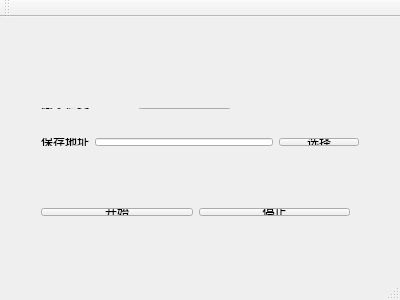
<?xml version="1.0" encoding="UTF-8"?>
<ui version="4.0">
 <class>MainWindow</class>
 <widget class="QMainWindow" name="MainWindow">
  <property name="geometry">
   <rect>
    <x>0</x>
    <y>0</y>
    <width>400</width>
    <height>300</height>
   </rect>
  </property>
  <property name="windowTitle">
   <string>MainWindow</string>
  </property>
  <widget class="QWidget" name="centralWidget">
   <widget class="QWidget" name="">
    <property name="geometry">
     <rect>
      <x>30</x>
      <y>80</y>
      <width>211</width>
      <height>23</height>
     </rect>
    </property>
    <layout class="QHBoxLayout" name="horizontalLayout">
     <item>
      <widget class="QLabel" name="label">
       <property name="text">
        <string>输入设备</string>
       </property>
      </widget>
     </item>
     <item>
      <widget class="QComboBox" name="comboBox"/>
     </item>
    </layout>
   </widget>
   <widget class="QWidget" name="">
    <property name="geometry">
     <rect>
      <x>30</x>
      <y>110</y>
      <width>340</width>
      <height>30</height>
     </rect>
    </property>
    <layout class="QHBoxLayout" name="horizontalLayout_2">
     <item>
      <widget class="QLabel" name="label_2">
       <property name="text">
        <string>保存地址</string>
       </property>
      </widget>
     </item>
     <item>
      <widget class="QLineEdit" name="lineEdit"/>
     </item>
     <item>
      <widget class="QPushButton" name="pushButton">
       <property name="text">
        <string>选择</string>
       </property>
      </widget>
     </item>
    </layout>
   </widget>
   <widget class="QWidget" name="">
    <property name="geometry">
     <rect>
      <x>30</x>
      <y>180</y>
      <width>331</width>
      <height>30</height>
     </rect>
    </property>
    <layout class="QHBoxLayout" name="horizontalLayout_3">
     <item>
      <widget class="QPushButton" name="pushButton_2">
       <property name="text">
        <string>开始</string>
       </property>
      </widget>
     </item>
     <item>
      <widget class="QPushButton" name="pushButton_3">
       <property name="text">
        <string>停止</string>
       </property>
      </widget>
     </item>
    </layout>
   </widget>
  </widget>
  <widget class="QMenuBar" name="menuBar">
   <property name="geometry">
    <rect>
     <x>0</x>
     <y>0</y>
     <width>400</width>
     <height>26</height>
    </rect>
   </property>
  </widget>
  <widget class="QToolBar" name="mainToolBar">
   <attribute name="toolBarArea">
    <enum>TopToolBarArea</enum>
   </attribute>
   <attribute name="toolBarBreak">
    <bool>false</bool>
   </attribute>
  </widget>
  <widget class="QStatusBar" name="statusBar"/>
 </widget>
 <layoutdefault spacing="6" margin="11"/>
 <resources/>
 <connections>
  <connection>
   <sender>pushButton_2</sender>
   <signal>clicked()</signal>
   <receiver>MainWindow</receiver>
   <slot>on_pushButton_clicked()</slot>
   <hints>
    <hint type="sourcelabel">
     <x>145</x>
     <y>238</y>
    </hint>
    <hint type="destinationlabel">
     <x>123</x>
     <y>402</y>
    </hint>
   </hints>
  </connection>
  <connection>
   <sender>pushButton</sender>
   <signal>clicked()</signal>
   <receiver>MainWindow</receiver>
   <slot>on_pushButton_3_clicked()</slot>
   <hints>
    <hint type="sourcelabel">
     <x>332</x>
     <y>165</y>
    </hint>
    <hint type="destinationlabel">
     <x>317</x>
     <y>371</y>
    </hint>
   </hints>
  </connection>
  <connection>
   <sender>pushButton_3</sender>
   <signal>clicked()</signal>
   <receiver>MainWindow</receiver>
   <slot>on_pushButton_2_clicked()</slot>
   <hints>
    <hint type="sourcelabel">
     <x>287</x>
     <y>235</y>
    </hint>
    <hint type="destinationlabel">
     <x>297</x>
     <y>401</y>
    </hint>
   </hints>
  </connection>
 </connections>
 <slots>
  <slot>on_pushButton_3_clicked()</slot>
  <slot>on_pushButton_2_clicked()</slot>
  <slot>on_pushButton_clicked()</slot>
 </slots>
</ui>
